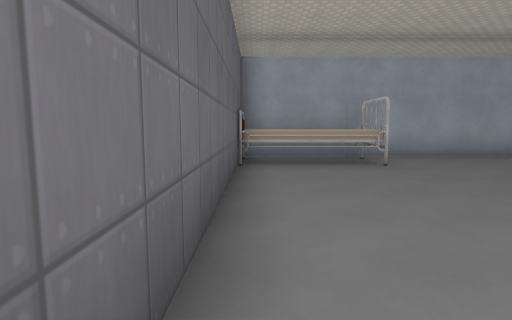
[1] (above)

16 first-person views from a walk through a Godot game level. The camera is 1.5 m above the floor, tilts 6° down and sees 80° across. The floor is counted in squares, 2 m on a side. Each view is taken from the middle of a square. On the plan, view 1 faces up. The plan holds only what a view shows up to about 10 squares ahead; the rest is blank. The place goes on beyond the plan. Characters and animated objects are not drawn. Some surface patterns are stand-ins.

[2]
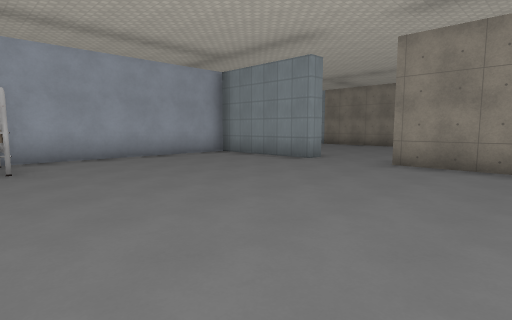

[3]
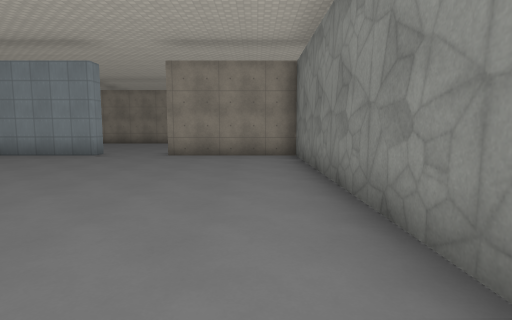

[4]
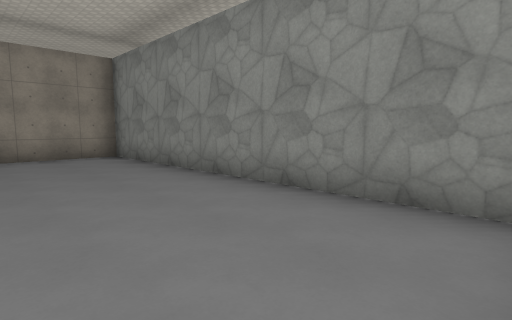

[5]
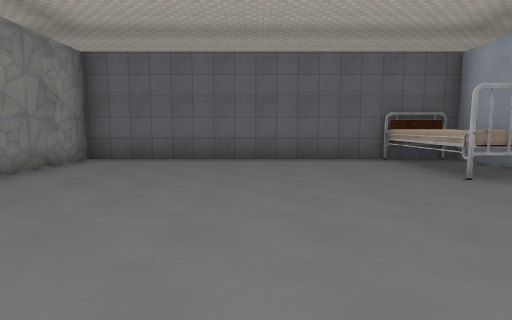

[6]
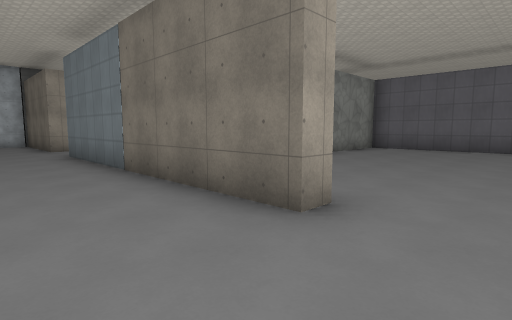

[7]
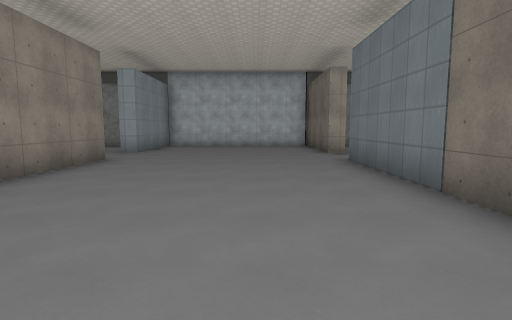

[8]
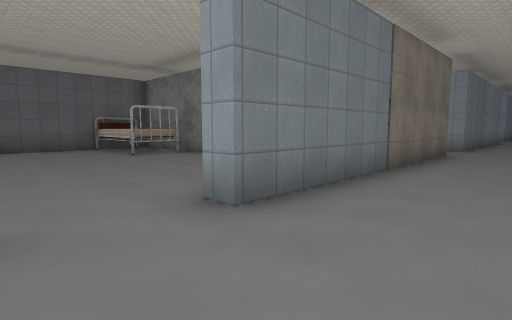

[9]
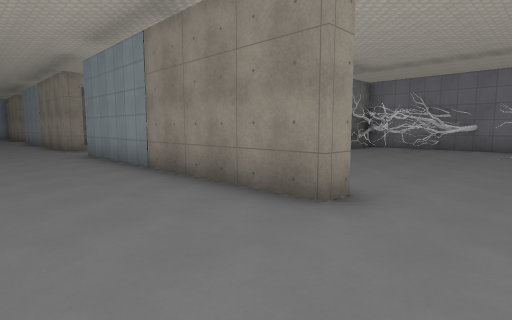

[10]
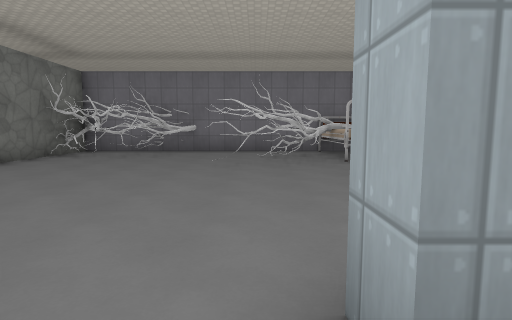

[11]
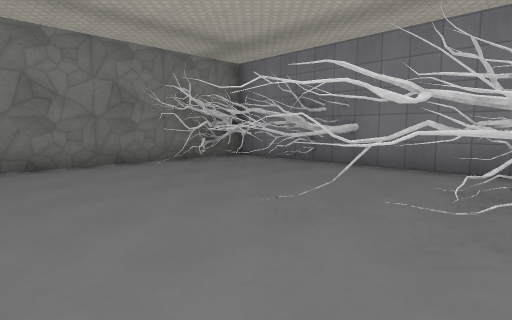

[12]
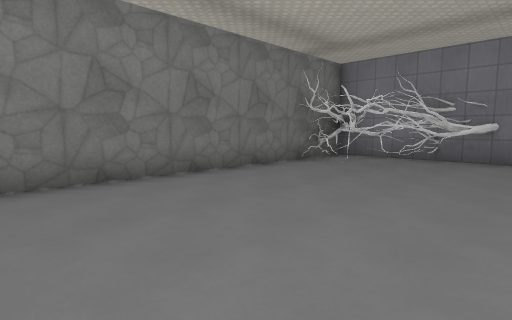

[13]
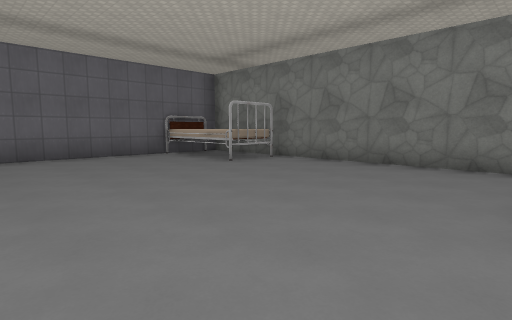

[14]
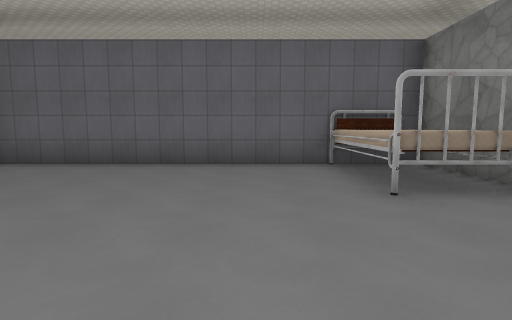

[15]
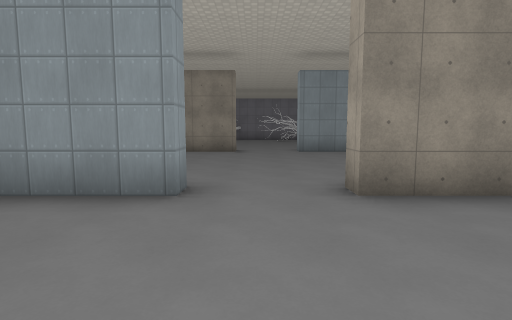

[16]
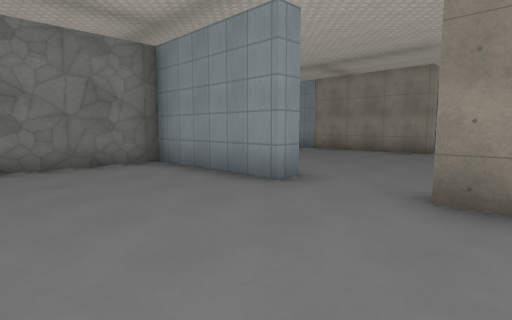

### Floor plan
Points are (right, up) in squares from view 1. A wall is a line through its corners. A room is listed if a view was taken in it or the views show most of it. See-through windows are left out.
Room 1 (views 1, 2, 3, 4, 5)
walls: (2.6, 6.8) (2.6, 6.1) (-0.4, 6.1); (8.8, 4.4) (8.3, 4.4) (8.3, 7.9) (-0.4, 7.9) (-0.4, -1.1) (8.3, -1.1) (8.3, 2.4)
ways out: opening at (9, 3.5) to room 2
Room 2 (views 6, 7, 8, 9, 10, 11, 12, 13, 14, 15, 16)
walls: (8.3, 2.4) (8.8, 2.4) (8.8, -5.1) (8.3, -5.1) (8.3, -1.5) (-0.4, -1.5) (-0.4, -8.5); (8.8, 5.1) (8.8, 4.4); (15.1, 4.1) (14.6, 4.1) (14.6, 4.6); (15.2, -5.3) (14.6, -5.3) (14.6, 2.1); (2.6, -2) (2.6, -3.4) (-0.4, -3.4); (2.7, -2.5) (2.6, -3); (8.3, -8.5) (8.3, -7.1) (8.8, -7.1) (8.8, -8.1); (14.6, -8.5) (14.6, -7.4) (15.2, -7.4); (21, -3.3) (20.5, -3.4); (22.2, -3.1) (21.9, -2.5); (22.2, -3.4) (22.1, -3.1) (21.7, -2.6); (22, -4.1) (21.7, -3.8); (22.2, -3.9) (22.6, -3.1); (20.4, -6.9) (20, -6.6); (22.6, -3.5) (22.1, -2.8); (20.6, -7.1) (20.2, -6.2); (20.1, -7.7) (19.8, -7.3); (20.7, -7.4) (20.5, -6.7); (22.7, -4.4) (21.8, -4.1) (21.4, -3.5); (23, -3.9) (22.5, -3.6); (22.9, -4.6) (22.3, -4.1); (23.1, -4.8) (22.4, -4.5); (23.2, -4.7) (21.8, -3.9); (23.6, -3.9) (23, -3.7); (23.4, -4.9) (22.6, -3.6); (23.5, -4.8) (22.3, -4.5); (21.6, -8.2) (20.1, -6.5); (23.9, -5.1) (23, -4.4); (23.9, -5.2) (23.6, -5) (22.6, -3.7); (21.8, -8.6) (20.3, -6.7); (23.9, -8.5) (23.9, -1.5) (16.4, -1.5)
low walls: (2.8, -2) (1.4, -2); (23.8, -4.2) (23, -3.4)
ways out: opening at (9, 3.5) to room 1; opening at (15, 3.5)

Positions as (right, up) in squares from view 1, and headings:
1: (0, 0), facing up
2: (2, 0), facing up-right
3: (0, 0), facing right
4: (0, 2), facing down-right
5: (7, 3), facing left
6: (11, 4), facing down-left
7: (11, 2), facing down
8: (11, -7), facing up-left
9: (12, -7), facing up-right
10: (14, -7), facing right
11: (18, -8), facing up-right
12: (16, -6), facing up-right
13: (8, -8), facing up-left
14: (6, -5), facing left
15: (5, -6), facing right
16: (5, -8), facing up-right
